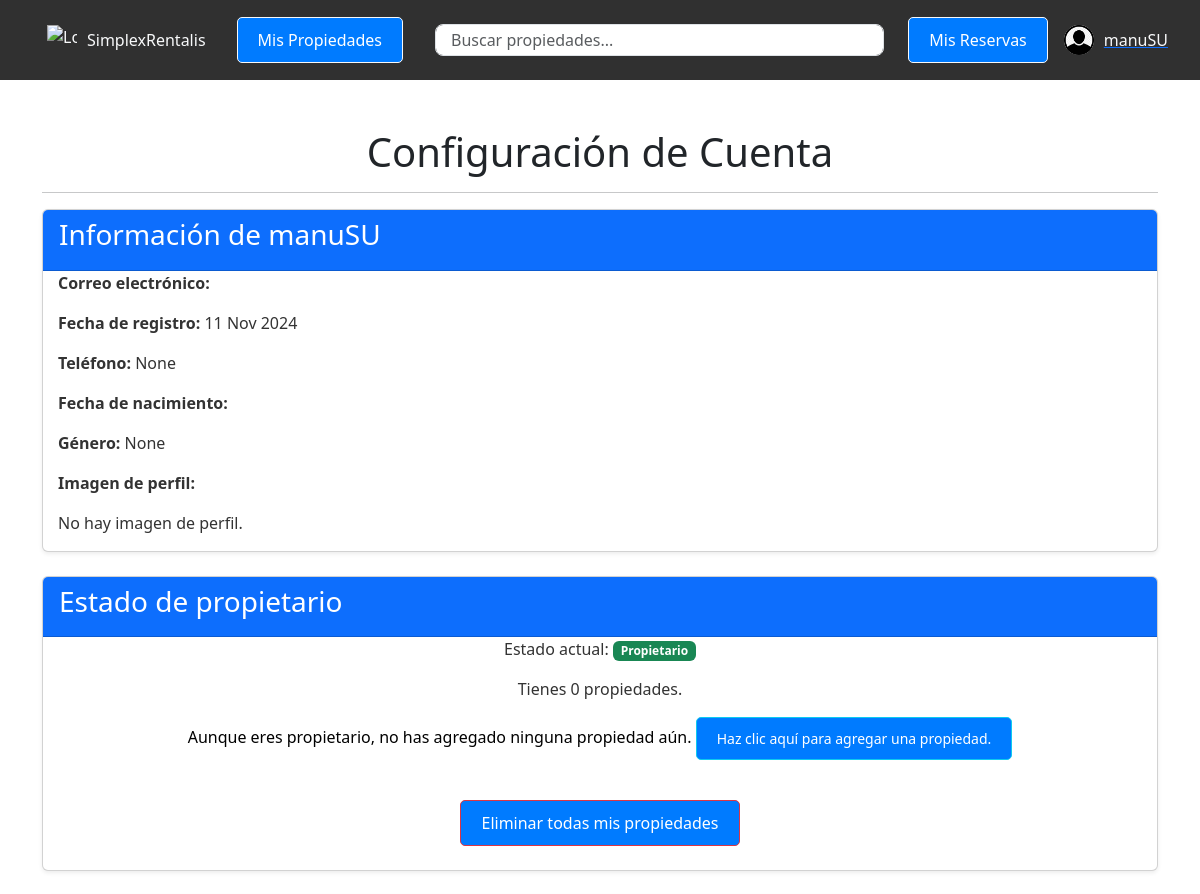
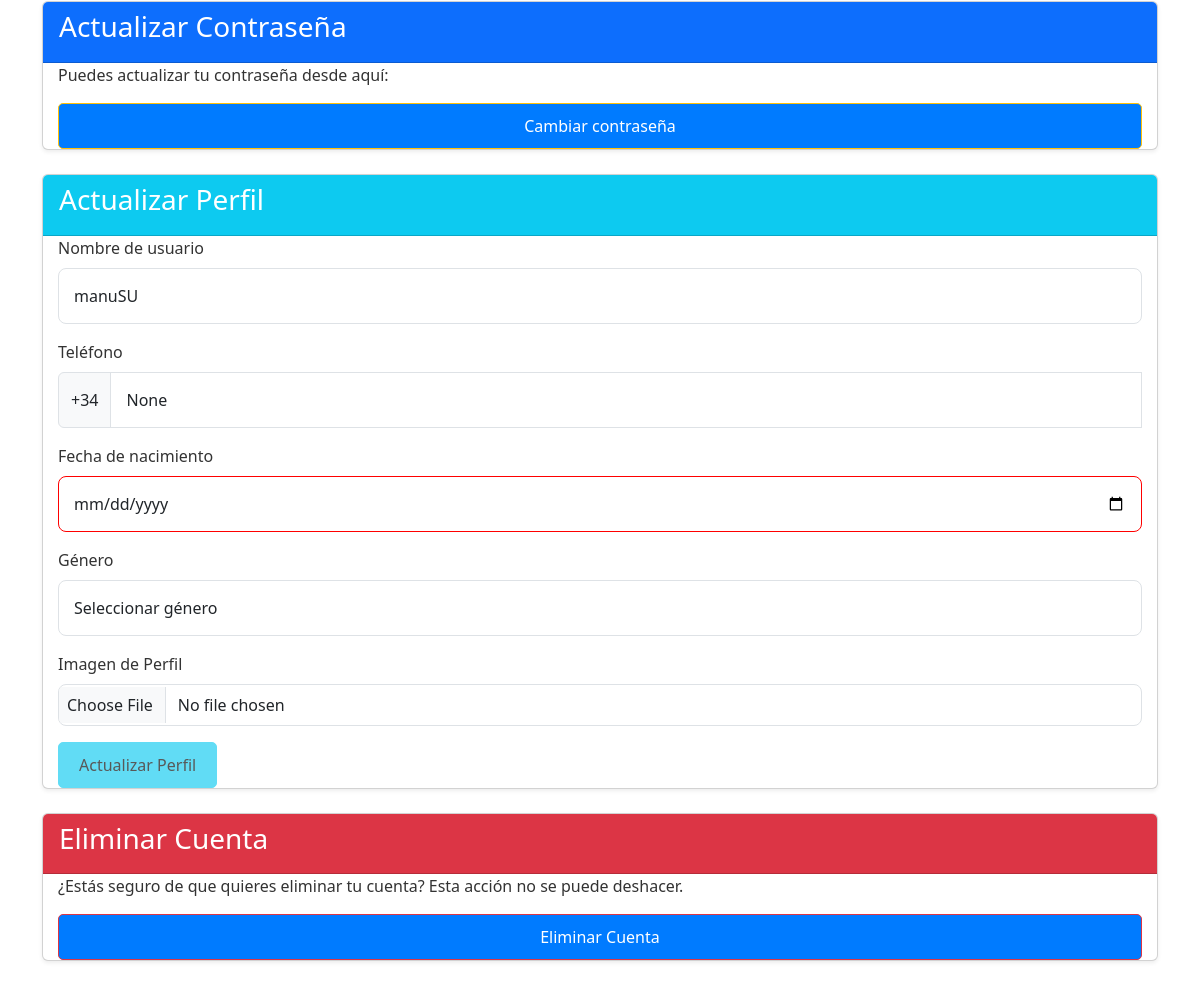
The page /settings/ (signed in) on the database its author committed (2 pictures, top to bottom).
### SimplexRentalisAPP/models.py (models this page shows, shortened)
class User(AbstractUser):
    email = models.EmailField(unique=True, max_length=254)
    telefono = models.CharField(unique=True, max_length=15, blank=True, null=True)
    fecha_nacimiento = models.DateField(null=True, blank=True)
    genero = models.CharField(
        max_length=10,
        choices=[('masculino', 'Masculino'), ('femenino', 'Femenino'), ('otro', 'Otro')],
        blank=True,
        null=True
    )
    identidad_usuario = models.OneToOneField(
        'IdentidadUsuario',
        on_delete=models.SET_NULL,
        null=True,
        blank=True,
        related_name='usuario_asociado'
    )
    avatar = models.ImageField(
        upload_to='avatars/',
        null=True,
        blank=True,
        default='defaults/default_avatar.png'
    )
    es_propietario = models.BooleanField(default=False)
    ultimo_acceso = models.DateTimeField(null=True, blank=True)
    groups = models.ManyToManyField(
        'auth.Group',
        related_name='custom_user_groups',
        blank=True
    )
    user_permissions = models.ManyToManyField(
        'auth.Permission',
        related_name='custom_user_permissions',
        blank=True
    )

### SimplexRentalisAPP/views.py (the view)
# urls.py: path('settings/', views.account_settings, name='settings'),
@login_required
def account_settings(request):
    if request.method == 'POST':
        user = request.user
        form_data = request.POST.copy()
        for field in form_data.keys():
            if field in user.__dict__ and form_data[field] == str(getattr(user, field)):
                form_data.pop(field)
        form = ConfiguracionCuentaForm(form_data, request.FILES, instance=user)
        if form.is_valid():
            form.save()
            if request.headers.get('x-requested-with') == 'XMLHttpRequest':
                return JsonResponse({'success': True})
            else:
                messages.success(request, 'Tu perfil ha sido actualizado con éxito.')
                return redirect('settings')
        else:
            if request.headers.get('x-requested-with') == 'XMLHttpRequest':
                errors = {field: error[0] for field, error in form.errors.items()}
                return JsonResponse({'success': False, 'error': errors}, status=400)
            else:
                messages.error(request, 'Por favor, corrige los errores a continuación.')
    else:
        form = ConfiguracionCuentaForm(instance=request.user)
    return render(request, 'SimplexRentalisAPP/settings.html', {'form': form})

### SimplexRentalisAPP/templates/SimplexRentalisAPP/settings.html (shortened to what this page needs)
{% extends "base.html" %}
{% load static %}
{% block content %}
<div class="container mt-5">
    <h1 class="text-center">Configuración de Cuenta</h1>
    <hr>
    <div class="card shadow-sm mb-4">
        <div class="card-header bg-primary text-white">
            <h3>Información de {{ user.username }}</h3>
        </div>
        <div class="card-body">
            <p><strong>Correo electrónico:</strong> {{ user.email }}</p>
            <p><strong>Fecha de registro:</strong> {{ user.date_joined|date:"d M Y" }}</p>
            <p><strong>Teléfono:</strong> {{ user.telefono }}</p>
            <p><strong>Fecha de nacimiento:</strong> {{ user.fecha_nacimiento|date:"d M Y" }}</p>
            <p><strong>Género:</strong> {{ user.genero }}</p>
            <p><strong>Imagen de perfil:</strong></p>
            {% if user.avatar %}
                <img src="{{ user.avatar.url }}" alt="Avatar de {{ user.username }}" class="img-thumbnail" style="max-width: 150px;">
            {% else %}
                <p>No hay imagen de perfil.</p>
            {% endif %}
        </div>
    </div>
    <div class="card shadow-sm mb-4">
        <div class="card-header bg-primary text-white">
            <h3>Estado de propietario</h3>
        </div>
        <div class="card-body">
            <p class="text-center">
                Estado actual:
                {% if user.es_propietario %}
                    <span class="badge bg-success">Propietario</span>
                {% else %}
                    <span class="badge bg-secondary">No propietario</span>
                {% endif %}
            </p>
            {% if user.es_propietario %}
                <p class="text-center">
                    Tienes {{ user.propiedades.count }} propiedades.
                </p>
                {% if user.propiedades.count == 0 %}
                    <p class="text-center text-black">
                        Aunque eres propietario, no has agregado ninguna propiedad aún.
                        <a href="{% url 'agregar_propiedad' %}" class="btn btn-info btn-sm">Haz clic aquí para agregar una propiedad.</a>
                    </p>
                {% endif %}
            {% endif %}
            <div class="d-flex justify-content-center my-4">
                {% if not user.es_propietario %}
                    <a href="{% url 'agregar_propiedad' %}" class="btn btn-success">
                        Convertirse en propietario
                    </a>
                {% else %}
                    <button type="button" class="btn btn-danger"
                            data-bs-toggle="modal" data-bs-target="#changeOwnerModal">
                        Eliminar todas mis propiedades
                    </button>
                {% endif %}
            </div>
        </div>
    </div>
    <div class="card shadow-sm mb-4">
        <div class="card-header bg-primary text-white">
            <h3>Actualizar Contraseña</h3>
        </div>
        <div class="card-body">
            <p>Puedes actualizar tu contraseña desde aquí:</p>
            <a href="{% url 'password_change' %}" class="btn btn-warning">Cambiar contraseña</a>
        </div>
    </div>
    <div class="card shadow-sm mb-4">
        <div class="card-header bg-info text-white">
            <h3>Actualizar Perfil</h3>
        </div>
        <div class="card-body">
            <form id="settingsForm" method="post" enctype="multipart/form-data" action="{% url 'settings' %}">
                <div class="mb-3">
                    <label for="username" class="form-label">Nombre de usuario</label>
                    <input type="text" class="form-control {% if form.username.errors %}is-invalid{% endif %}" id="username" name="username" value="{{ form.username.value|default:user.username }}" required>
                </div>
                <div class="mb-3">
                    <label for="telefono" class="form-label">Teléfono</label>
                    <div class="input-group">
                        <span class="input-group-text">+34</span>
                        <input type="tel" class="form-control {% if form.telefono.errors %}is-invalid{% endif %}" id="telefono" name="telefono" value="{{ form.telefono.value|default:user.telefono }}" required maxlength="9" oninput="this.value=this.value.replace(/[^0-9]/g,'');">
                    </div>
                </div>
                <div class="mb-3">
                    <label for="fecha_nacimiento" class="form-label">Fecha de nacimiento</label>
                    <input type="date" class="form-control {% if form.fecha_nacimiento.errors %}is-invalid{% endif %}" id="fecha_nacimiento" name="fecha_nacimiento" value="{{ form.fecha_nacimiento.value|default:user.fecha_nacimiento|date:'Y-m-d' }}" required>
                </div>
                <div class="mb-3">
                    <label for="genero" class="form-label">Género</label>
                    <select class="form-control {% if form.genero.errors %}is-invalid{% endif %}" id="genero" name="genero" required>
                        <option value="" {% if form.genero.value == "" or user.genero == "" %}selected{% endif %}>Seleccionar género</option>
                    </select>
                </div>
                <div class="mb-3">
                    <label for="avatar" class="form-label">Imagen de Perfil</label>
                    <input type="file" class="form-control {% if form.avatar.errors %}is-invalid{% endif %}" id="avatar" name="avatar">
                </div>
                <button id="updateProfileBtn" type="submit" class="btn btn-info" disabled>Actualizar Perfil</button>
            </form>
        </div>
    </div>
<div class="card shadow-sm mb-4">
    <div class="card-header bg-danger text-white">
        <h3>Eliminar Cuenta</h3>
    </div>
    <div class="card-body">
        <p>¿Estás seguro de que quieres eliminar tu cuenta? Esta acción no se puede deshacer.</p>
        <button type="button" class="btn btn-danger" data-bs-toggle="modal" data-bs-target="#deleteAccountModal">Eliminar Cuenta</button>
    </div>
</div>
<div class="position-fixed bottom-0 end-0 p-3" style="z-index: 11">
</div>
{% endblock %}

### SimplexRentalisAPP/templates/base.html (shortened to what this page needs)
<!DOCTYPE html>
<html lang="es">
<head>
  {% load static %}
  <link href="https://cdn.jsdelivr.net/npm/bootstrap@5.3.0-alpha3/dist/css/bootstrap.min.css" rel="stylesheet">
  <link rel="stylesheet" href="{% static 'css/style.css' %}">
  <link rel="stylesheet" href="https://cdnjs.cloudflare.com/ajax/libs/font-awesome/5.15.4/css/all.min.css">
</head>
<body>
  <div class="navbar">
    <div class="container-fluid d-flex justify-content-between align-items-center">
      <div class="d-flex align-items-center">
        <a href="/" class="menu-item text-light d-flex align-items-center me-3">
          <img src="{% static 'defaults/logo.png' %}" alt="Logo" style="width: 30px; height: 30px; margin-right: 10px;">
          SimplexRentalis
        </a>
        {% if user.is_authenticated %}
        {% if user.es_propietario %}
          <a href="/mis_propiedades/" class="btn btn-outline-light me-3">Mis Propiedades</a>
        {% endif %}
        {% endif %}
      </div>
      <form class="d-flex flex-grow-1 mx-3" action="{% url 'propiedades' %}" method="GET">
        <input class="form-control me-2" type="search" placeholder="Buscar propiedades..." aria-label="Search" name="q" style="flex-grow: 1; width: 300px; height: 30px;">
      </form>
      <div class="d-flex align-items-center">
        {% if user.is_authenticated %}
          <a href="/mis_reservas/" class="btn btn-outline-light me-3">Mis Reservas</a>
        {% endif %}
        <div id="userMenu" class="position-relative">
          {% if user.is_authenticated %}
            <a href="#" class="d-flex align-items-center" id="userDropdown" data-bs-toggle="dropdown" aria-expanded="false">
              {% if user.avatar %}
                <img src="{{ user.avatar.url }}" alt="Avatar" class="rounded-circle" style="width: 30px; height: 30px; margin-right: 10px;">
              {% else %}
                <img src="/media/defaults/default_avatar.png" alt="Avatar" class="rounded-circle" style="width: 30px; height: 30px; margin-right: 10px;">
              {% endif %}
              <span class="text-light">{{ user.username }}</span>
            </a>
          {% else %}
            <button class="btn btn-outline-light btn-login" data-bs-toggle="modal" data-bs-target="#loginModal">Iniciar Sesión</button>
          {% endif %}
        </div>
      </div>
    </div>
  </div>
  <div id="main-content">
    {% block content %}
    {% endblock %}
  </div>
</div>

### static/css/style.css (style rules this page uses)
body { padding-top: 60px; }
.menu-item { padding: 15px; color: white; text-align: left; text-decoration: none; display: block; white-space: nowrap; }
.navbar { position: fixed; top: 0; left: 0; width: 100%; background-color: #303030; color: white; z-index: 900; padding: 10px 20px; }
.navbar .container-fluid { display: flex; justify-content: flex-end; }
#main-content { margin-left: 60px; margin-top: 60px; padding: 20px; }
#main-content { max-width: 1200px; margin: auto; padding: 20px; }
h3 { margin-bottom: 10px; }
.btn { background-color: #007bff; color: white; padding: 10px 20px; border-radius: 5px; text-decoration: none; }
.d-flex { display: flex; align-items: center; }
.d-flex .btn { flex-shrink: 0; }
.card-body { padding: 20px; color: #333; flex-grow: 1; display: flex; flex-direction: column; justify-content: space-between; }
.position-fixed { text-align: center; width: 100%; bottom: 20px; left: 50%; transform: translateX(-50%); }
.form-control, .form-control-lg { border-radius: 8px; padding: 15px; }
input[type="file"] { padding: 8px; }
input[type="date"]:invalid { border-color: red; }
.card { height: 100%; display: flex; flex-direction: column; transition: transform 0.3s, box-shadow 0.3s; }
.card-body { flex-grow: 1; padding: 1rem; }
.card-body { display: flex; flex-direction: column; justify-content: space-between; height: 100%; padding: 0 15px; box-sizing: border-box; }

### rows shown on the page
User: username "manuSU", date_joined "11 Nov 2024", telefono "None", genero "None", propiedades.count "0"
